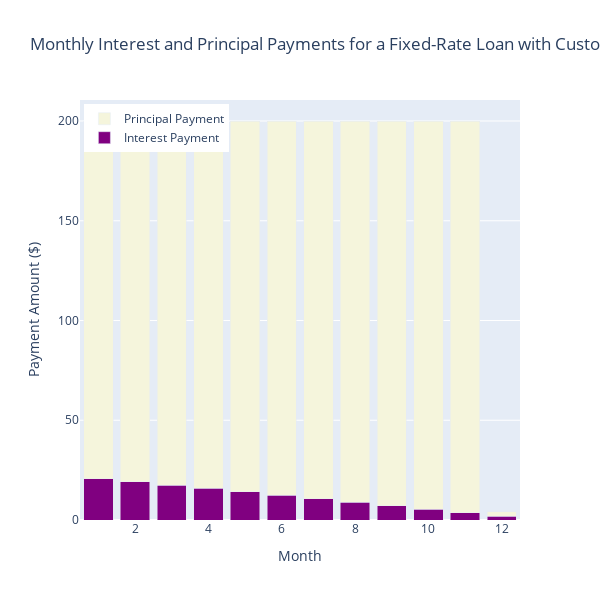

The cell this chart's notebook holds for it:
### Code cell
# Example usage
principal = 2077.23
annual_rate = 12
monthly_payment = 200

fig = loan_amortization_custom_payment(principal, annual_rate, monthly_payment)
fig.show()

### Figure 1 — Plotly figure (JSON) as saved in the notebook; plotly's stock layout.template omitted (floating-point values rounded to 4 significant figures)
{"data": [{"hoverinfo": "text", "hovertext": ["Month: 1<br>Interest Payment: $20.77", "Month: 2<br>Interest Payment: $19.13", "Month: 3<br>Interest Payment: $17.48", "Month: 4<br>Interest Payment: $15.81", "Month: 5<br>Interest Payment: $14.12", "Month: 6<br>Interest Payment: $12.42", "Month: 7<br>Interest Payment: $10.70", "Month: 8<br>Interest Payment: $8.96", "Month: 9<br>Interest Payment: $7.20", "Month: 10<br>Interest Payment: $5.43", "Month: 11<br>Interest Payment: $3.64", "Month: 12<br>Interest Payment: $1.83"], "marker": {"color": "purple"}, "name": "Interest Payment", "type": "bar", "x": [1, 2, 3, 4, 5, 6, 7, 8, 9, 10, 11, 12], "y": [20.77, 19.13, 17.48, 15.81, 14.12, 12.42, 10.7, 8.957, 7.201, 5.428, 3.637, 1.827]}, {"hoverinfo": "text", "hovertext": ["Month: 1<br>Principal Payment: $179.23", "Month: 2<br>Principal Payment: $180.87", "Month: 3<br>Principal Payment: $182.52", "Month: 4<br>Principal Payment: $184.19", "Month: 5<br>Principal Payment: $185.88", "Month: 6<br>Principal Payment: $187.58", "Month: 7<br>Principal Payment: $189.30", "Month: 8<br>Principal Payment: $191.04", "Month: 9<br>Principal Payment: $192.80", "Month: 10<br>Principal Payment: $194.57", "Month: 11<br>Principal Payment: $196.36", "Month: 12<br>Principal Payment: $2.35"], "marker": {"color": "beige"}, "name": "Principal Payment", "type": "bar", "x": [1, 2, 3, 4, 5, 6, 7, 8, 9, 10, 11, 12], "y": [179.2, 180.9, 182.5, 184.2, 185.9, 187.6, 189.3, 191.0, 192.8, 194.6, 196.4, 2.347]}], "layout": {"barmode": "stack", "height": 600, "hovermode": "x unified", "legend": {"x": 0.01, "y": 0.99}, "title": {"text": "Monthly Interest and Principal Payments for a Fixed-Rate Loan with Custom Monthly Payment"}, "width": 600, "xaxis": {"title": {"text": "Month"}}, "yaxis": {"title": {"text": "Payment Amount ($)"}}}}
